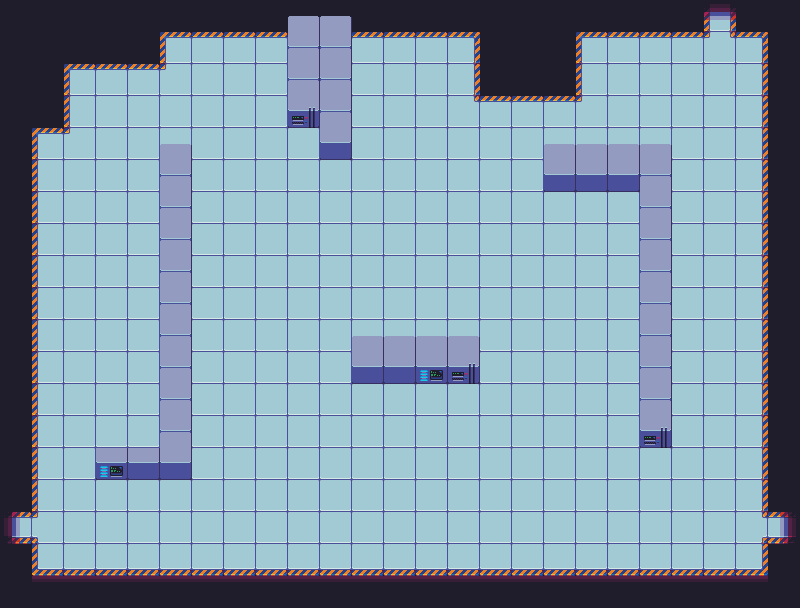

Rendered tile map (Tiled .tmx) drawn with the repository's tilesets; below, a short description and the map source with its tile grids summarised:
An orthogonal 25x19 tile map with 32x32 px tiles, 2 tile layers (area, objects) and 34 objects (14x wall, 7x block, 4x waypoint3, 2x waypoint1, 2x waypoint2, ...).

<map version="1.0" orientation="orthogonal" renderorder="right-down" width="25" height="19" tilewidth="32" tileheight="32" nextobjectid="127">
 <tileset firstgid="1" name="tileset" tilewidth="32" tileheight="32">
  <image source="../tilesets/tileset.png" width="448" height="192" />
  <terraintypes>
   <terrain name="floor" tile="20" />
  </terraintypes>
  <tile id="0" />
  <tile id="1" />
  <tile id="2" />
  <tile id="3" />
  <tile id="4" />
  <tile id="5" />
  <tile id="6" />
  <tile id="7" />
  <tile id="8" />
  <tile id="9" />
  <tile id="10" />
  <tile id="11" />
  <tile id="12" />
  <tile id="13" />
  <tile id="14" />
  <tile id="15" />
  <tile id="16" />
  <tile id="17" />
  <tile id="18" />
  <tile id="19" />
  <tile id="20" />
  <tile id="21" />
  <tile id="22" />
  <tile id="23" />
  <tile id="24" />
  <tile id="25" />
  <tile id="26" />
  <tile id="27" />
  <tile id="28" />
  <tile id="29" />
  <tile id="30" />
  <tile id="31" />
  <tile id="32" />
  <tile id="33" />
  <tile id="34" />
  <tile id="35" />
  <tile id="36" />
  <tile id="37" />
  <tile id="38" />
  <tile id="39" />
  <tile id="40" />
  <tile id="41" />
  <tile id="42" />
  <tile id="43" />
  <tile id="44" />
  <tile id="45" />
  <tile id="46" />
  <tile id="47" />
  <tile id="48" />
  <tile id="49" />
  <tile id="50" />
  <tile id="51" />
  <tile id="52" />
  <tile id="53" />
  <tile id="54" />
  <tile id="55" />
  <tile id="56" />
  <tile id="57" />
  <tile id="58" />
  <tile id="59" />
  <tile id="60" />
  <tile id="61" />
  <tile id="62" />
  <tile id="63" />
  <tile id="64" />
  <tile id="65" />
  <tile id="66" />
  <tile id="67" />
  <tile id="68" />
  <tile id="69" />
  <tile id="70" />
  <tile id="71" />
  <tile id="72" />
  <tile id="73" />
  <tile id="74" />
  <tile id="75" />
  <tile id="76" />
  <tile id="77" />
  <tile id="78" />
  <tile id="79" />
  <tile id="80" />
  <tile id="81" />
  <tile id="82" />
  <tile id="83" />
 </tileset>
 <layer name="area" width="25" height="19">
  <data>[475 cells, 475 non-empty, 19 distinct tile ids]</data>
 </layer>
 <layer name="objects" width="25" height="19">
  <data>[475 cells, 46 non-empty, 5 distinct tile ids]</data>
 </layer>
 <objectgroup color="#0018a4" name="area">
  <object id="89" name="wall" x="64" y="32" width="96" height="32" />
  <object id="90" name="wall" x="32" y="32" width="32" height="96" />
  <object id="91" name="wall" x="0" y="96" width="32" height="416" />
  <object id="92" name="wall" x="32" y="576" width="768" height="32" />
  <object id="94" name="wall" x="768" y="0" width="32" height="512" />
  <object id="95" name="wall" x="352" y="0" width="160" height="32" />
  <object id="96" name="wall" x="544" y="0" width="160" height="32" />
  <object id="97" name="wall" x="128" y="0" width="160" height="32" />
  <object id="103" name="wall" x="480" y="32" width="32" height="64" />
  <object id="104" name="wall" x="544" y="32" width="32" height="64" />
  <object id="105" name="wall" x="512" y="64" width="32" height="32" />
  <object id="108" name="wall" x="736" y="0" width="32" height="32" />
  <object id="109" name="wall" x="768" y="544" width="32" height="32" />
  <object id="110" name="wall" x="0" y="544" width="32" height="64" />
 </objectgroup>
 <objectgroup color="#ff0000" name="objects">
  <object id="41" name="reactor" x="416" y="224" width="64" height="64" />
  <object id="59" name="block" x="544" y="160" width="128" height="32" />
  <object id="60" name="block" x="640" y="192" width="32" height="256" />
  <object id="63" name="block" x="288" y="32" width="64" height="96" />
  <object id="64" name="block" x="320" y="128" width="32" height="32" />
  <object id="65" name="block" x="160" y="160" width="32" height="320" />
  <object id="66" name="block" x="96" y="448" width="64" height="32" />
  <object id="67" name="block" x="352" y="352" width="128" height="32" />
 </objectgroup>
 <objectgroup color="#55ff7f" name="characters">
  <object id="35" name="Sheerin" x="320" y="224" width="32" height="32" />
  <object id="36" name="enemy1" x="0" y="512" width="32" height="32" />
  <object id="37" name="enemy2" x="768" y="512" width="32" height="32" />
  <object id="38" name="enemy3" x="704" y="0" width="32" height="32" />
 </objectgroup>
 <objectgroup color="#ff5500" name="waypoints">
  <object id="117" name="waypoint1" x="192" y="512" width="32" height="32" />
  <object id="118" name="waypoint1" x="256" y="320" width="32" height="32" />
  <object id="120" name="waypoint2" x="640" y="512" width="32" height="32" />
  <object id="121" name="waypoint2" x="544" y="288" width="32" height="32" />
  <object id="122" name="waypoint3" x="704" y="64" width="32" height="32" />
  <object id="123" name="waypoint3" x="608" y="128" width="32" height="32" />
  <object id="124" name="waypoint3" x="512" y="128" width="32" height="32" />
  <object id="125" name="waypoint3" x="480" y="192" width="32" height="32" />
 </objectgroup>
</map>